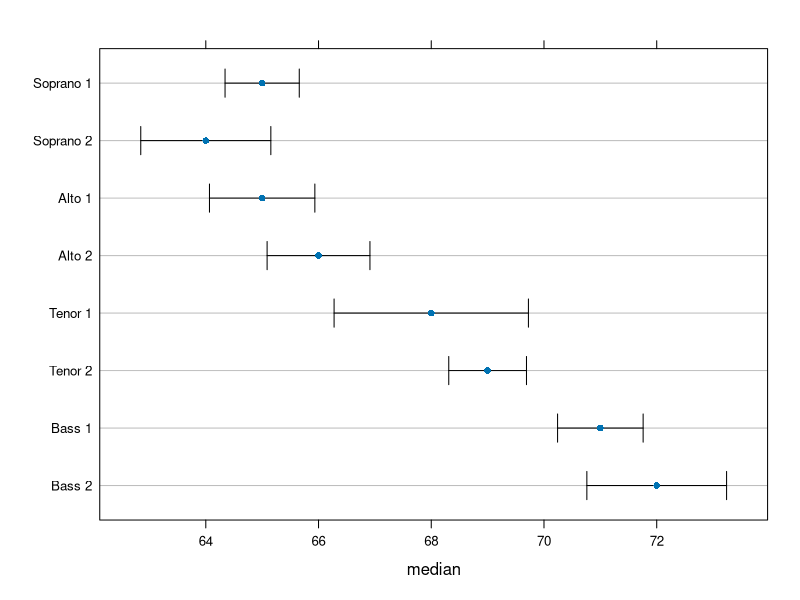
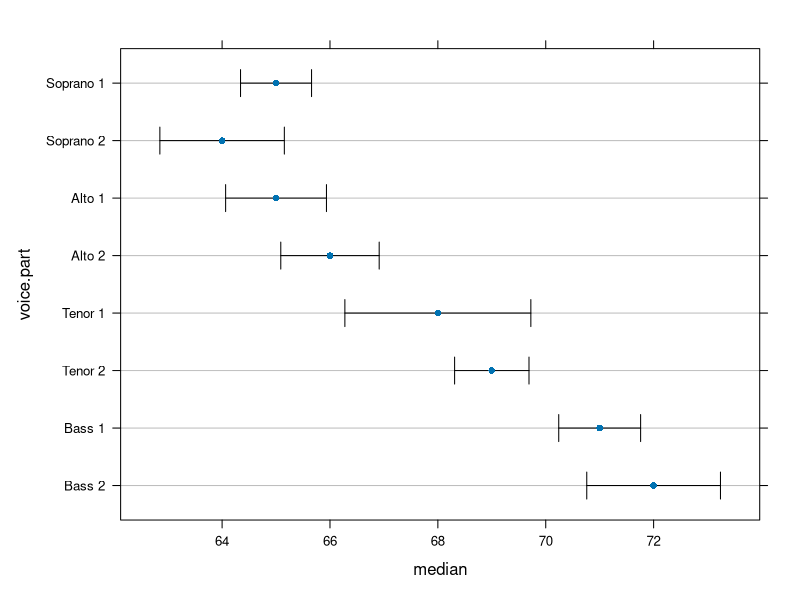

Source code (R) for these figures, in order:



library(lattice)

## prepanel and panel function for displaying confidence intervals

prepanel.ci <- function(x, y, lx, ux, subscripts, ...)
{
    x <- as.numeric(x)
    lx <- as.numeric(lx[subscripts])
    ux <- as.numeric(ux[subscripts])
    list(xlim = range(x, ux, lx, finite = TRUE))
}


panel.ci <- function(x, y, lx, ux, subscripts, pch = 16, ...)
{
    x <- as.numeric(x)
    y <- as.numeric(y)
    lx <- as.numeric(lx[subscripts])
    ux <- as.numeric(ux[subscripts])
    panel.abline(h = unique(y), col = "grey")
    panel.arrows(lx, y, ux, y, col = 'black',
                 length = 0.25, unit = "native",
                 angle = 90, code = 3)
    panel.xyplot(x, y, pch = pch, ...)
}



## constructing an example for confidence intervals for medians (see
## ?boxplot.stats for a discussion of what the intervals mean)

singer.split <-
    with(singer,
         split(height, voice.part))

singer.ucl <-
    sapply(singer.split,
           function(x) {
               st <- boxplot.stats(x)
               c(st$stats[3], st$conf)
           })

singer.ucl <- as.data.frame(t(singer.ucl))
names(singer.ucl) <- c("median", "lower", "upper")
singer.ucl$voice.part <-
    factor(rownames(singer.ucl),
           levels = rownames(singer.ucl))

singer.ucl




with(singer.ucl,
     dotplot(voice.part ~ median,
             lx = lower, ux = upper,
             prepanel = prepanel.ci,
             panel = panel.ci))
singer.split <-
    with(singer,
         split(height, voice.part))

singer.ucl <-
    sapply(singer.split,
           function(x) {
               st <- boxplot.stats(x)
               c(st$stats[3], st$conf)
           })

singer.ucl <- as.data.frame(t(singer.ucl))
names(singer.ucl) <- c("median", "lower", "upper")
singer.ucl$voice.part <-
    factor(rownames(singer.ucl),
           levels = rownames(singer.ucl))

singer.ucl




with(singer.ucl,
     xyplot(voice.part ~ median,
            lx = lower, ux = upper,
            prepanel = prepanel.ci,
            panel = panel.ci))





